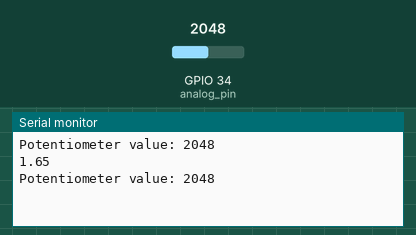
Bench run of a sketch on a simulated ESP32. Parts: the last lines printed to the serial monitor. The test bench sets the inputs (shaded band); at power-on: GPIO 34 (analog_pin) = 2048.

Above: at 1.8 s.
1.9 s: GPIO 34 (analog_pin) set to 2866
At 2.7 s:
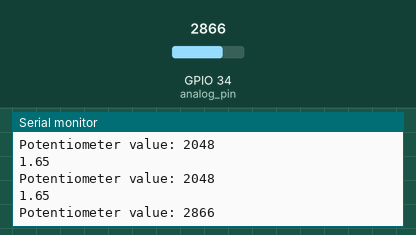
3.4 s: GPIO 34 (analog_pin) set to 3603
At 4.8 s:
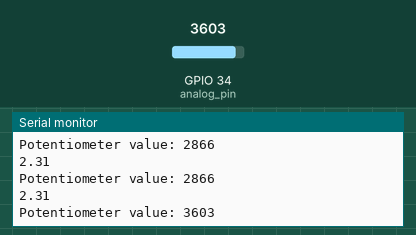
Timing chart, 0 to 6.4 s (numbered marks = the images above; inputs shaded):
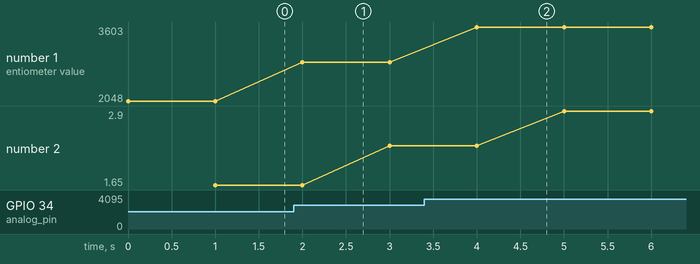

Measured:
- after the input at 1.9 s, the serial monitor: prints a new line after 0.10 s (image 1)
- after the input at 3.4 s, the serial monitor: prints a new line after 0.60 s (image 2)
- plotted number 1: 2048 → 2866 after the input at 1.9 s, 2866 → 3603 after the input at 3.4 s
- plotted number 2: 1.65 → 2.31 after the input at 1.9 s, 2.31 → 2.9 after the input at 3.4 s

The sketch:

Potentiometer.ino
```cpp
const int analog_pin = 34;  // Analog input pin connected to potentiometer

void setup() {
  Serial.begin(115200);    // Initialize Serial Monitor
}

void loop() {
  int value = analogRead(analog_pin);  // Read analog value (0–4095)

  Serial.print("Potentiometer value: ");
  Serial.println(value);               // Print raw ADC value

  delay(1000);

  // Convert ADC value to voltage (based on 3.3V reference)
  Serial.println((value * 3.3) / 4095.00);
}
```
